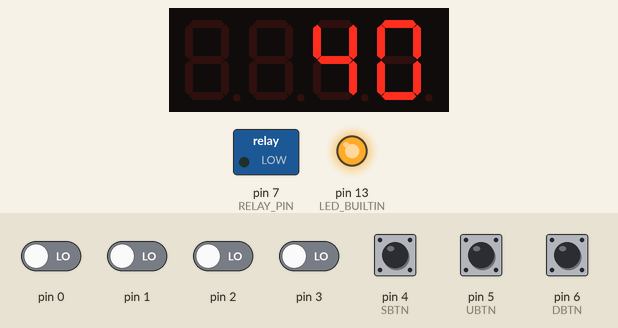
Simulated run of this sketch. Board: Arduino Uno, built for the host (arithmetic inside an expression is 32-bit, double 64-bit). Shown: 4-digit seven-segment display, switched loads named in the sketch (green lamp = pin HIGH), output pins drawn as LEDs (lit = HIGH). The inputs (shaded band) are chosen by the test bench; at power-on: pin 0–3, pin 4 (SBTN), pin 5 (UBTN), pin 6 (DBTN) LOW. The local clock reads 2024-03-15 10:24:30 at power-on unless the sketch sets it; EEPROM starts erased.

Above: at 5.1 s.
5.2 s: pin 5 (UBTN) pulled HIGH for 0.65 s
At 6.4 s:
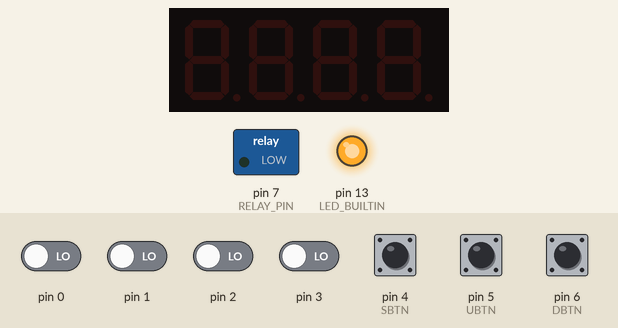
7.3 s: pin 4 (SBTN) pulled HIGH for 0.65 s
At 7.9 s:
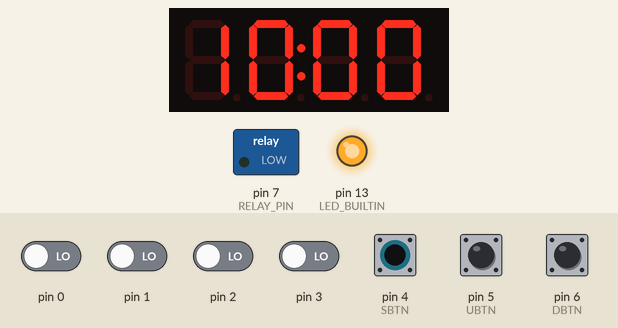
9.5 s: pin 4 (SBTN) pulled HIGH for 1 s
At 10.0 s:
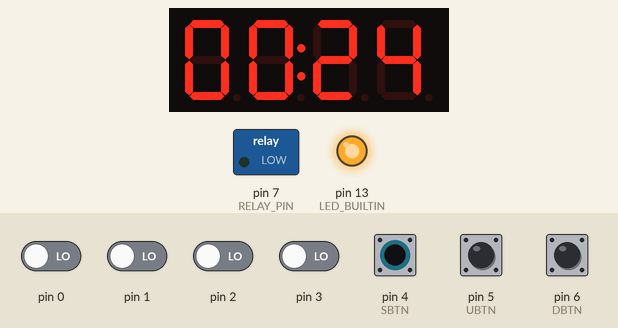
12.0 s: pin 5 (UBTN) pulled HIGH for 1 s
At 14.0 s:
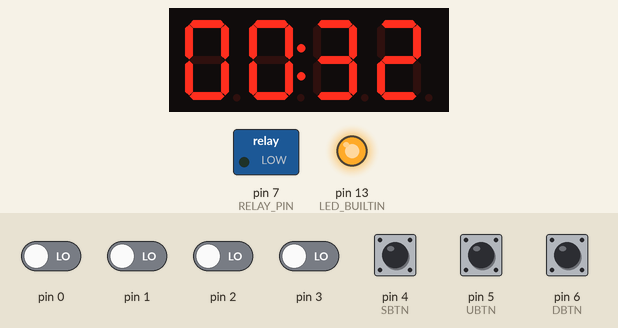
Timing chart, 0 to 15.5 s (numbered marks = the images above; inputs shaded):
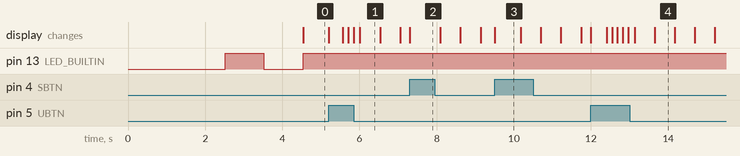

The sketch:

whc.ino
```cpp
//http://codius.ru/articles/Arduino_%D1%83%D1%81%D0%BA%D0%BE%D1%80%D1%8F%D0%B5%D0%BC_%D1%80%D0%B0%D0%B1%D0%BE%D1%82%D1%83_%D0%BF%D0%BB%D0%B0%D1%82%D1%8B_%D0%A7%D0%B0%D1%81%D1%82%D1%8C_2_%D0%90%D0%BD%D0%B0%D0%BB%D0%BE%D0%B3%D0%BE_%D1%86%D0%B8%D1%84%D1%80%D0%BE%D0%B2%D0%BE%D0%B9_%D0%BF%D1%80%D0%B5%D0%BE%D0%B1%D1%80%D0%B0%D0%B7%D0%BE%D0%B2%D0%B0%D1%82%D0%B5%D0%BB%D1%8C_%D0%90%D0%A6%D0%9F_%D0%B8_analogRead
//http://arduinonsk.ru/index.php/blog/87-preryvaniya-na-vsekh-pinakh-arduino
//https://www.teachmemicro.com/arduino-interrupt-tutorial/

#include <TM1637Display.h>
#include <math.h>
#include <EEPROM.h>
#include <MsTimer2.h>
#include "RTClib.h"

RTC_DS3231 rtc;
DateTime T;

#define SERIAL_R 11920 // сопротивление последовательного резистора

#define DOUBLE_TO_INT(x) ((x)>=0?(int)((x)+0.5):(int)((x)-0.5))
// LED display connection pins (Digital Pins)
#define CLK 10
#define DIO 11

#define RELAY_PIN 7
#define RELAY_PIN_PD PD7

//CHANGE "PIND & (1 << PD5)" after modify button port!!!
//buttons
#define SBTN_PD PD4
#define UBTN_PD PD5
#define DBTN_PD PD6
#define SBTN 4
#define UBTN 5
#define DBTN 6
#define MOD_VAL_DELAY 120
//display blink count max
#define MC_MAX 4

//temp settings/limits
#define MAX_TEMP 75
#define MIN_TEMP 40
#define MAX_TEMP_NIGHT 45
#define MAX_TEMP_MORNING 63
#define TEMP_PIN A0

TM1637Display display(CLK, DIO);
//current state of led display and controller logic
uint8_t volatile mode;
//settings display led blink counter
uint8_t volatile mc;
const float aref = 1.038;
//stainhart constants for my sensor
const double A = 0.0007130888742;//e-3
const double B = 0.0003107451187;//e-4
const double C = -0.0000002858893427;//e-7
const unsigned long debounceDelay = 80;
const uint8_t  tempBuffer = 3;
//prevent trigger during boot time
bool allowButtons = false;
//current temp
double temp;

bool volatile relayOn;
bool volatile lowBat = false;
bool volatile runOnce;
//curent settings value
uint8_t vi[] = {0, 0, 0};

unsigned long btnLast[] = {0, 0, 0};

//eeprom memory  of temp
uint8_t  ti;
//only in mode=0. 0 - temp, 1 - time
bool isDisplayTime;
#define BUFFER_SIZE 16 // For 12 Bit ADC data
volatile uint32_t result[BUFFER_SIZE];
volatile byte i = 0;
volatile uint32_t sum = 0;
volatile uint32_t tempRaw;
/*
  ADC and Timer1 setup function
  Argument 1: uint8_t channel must be between 0 and 7
  Argument 2: int frequency must be integer from 1 to 600
    WARNING! Any value above 600 is likely to result in a loss
    of data and could result in a reduced accuracy of ADC
    conversions
*/
void setupADC(uint8_t channel, int frequency)
{
  cli();
  ADMUX = (ADMUX & 0xe0) | (channel & 0x07);
  ADMUX |= (1 << REFS0) | (1 << REFS1);
  ADCSRA |= _BV(ADPS2) | _BV(ADPS1) | _BV(ADPS0) | (1 << ADATE) | _BV(ADIE);
  ADCSRB |= _BV(ADTS2) | _BV(ADTS0);  //Compare Match B on counter 1
  TCCR1A = _BV(COM1B1);
  TCCR1B = _BV(CS11) | _BV(CS10) | _BV(WGM12);
  /*
    //improve temp sensor read, need additional hardware

    uint32_t clock = 250000;
    uint16_t counts = clock / (BUFFER_SIZE * frequency);
    OCR1A = counts;
  */
  TIMSK1 = _BV(OCIE1B);
  ADCSRA |= _BV(ADEN) | _BV(ADSC);

  sei();
}

ISR(ADC_vect) {
  result[i] = ADC;
  i = ++i & (BUFFER_SIZE - 1);
  for (int j = 0; j < BUFFER_SIZE; j++)
  {
    sum += result[j];
  }
  if (i == 0)
  {
    sum = sum >> 2;
    tempRaw = sum;
  }
  sum = 0;

}
ISR(TIMER1_COMPB_vect) {
}


ISR(PCINT2_vect) {
  if (allowButtons) {
    unsigned long btnTime = millis();
    if (PIND & (1 << SBTN_PD)  && debounceDelay < (btnTime - btnLast[0])) {
      btnLast[0] = btnTime;
      changeMode();

    } else if (isUpOn()  && debounceDelay < (btnTime - btnLast[1])) {
      btnLast[1] = btnTime;
      if (mode == 0) {
        mode = 1;
        vi[0] = ti;
      }
      upValue();

    } else if (PIND & (1 << DBTN_PD)  && debounceDelay < (btnTime - btnLast[2])) {
      btnLast[2] = btnTime;
      if (runOnce) {
        runOnce = false;
        //not possible to run when relay enabled, or already heated
      } else if (mode == 0 && hitLowTempLimit(false, false)) {
        runOnce = true;
      }

    }

  }

}
bool isUpOn() {
  return PIND & (1 << UBTN_PD);
}

void setup() {
 // Serial.begin(9600);

  setRelay();

  pinMode(RELAY_PIN, OUTPUT);
  pinMode(LED_BUILTIN, OUTPUT);
  pinMode( TEMP_PIN, INPUT );
  pinMode( SBTN, INPUT );
  pinMode( UBTN, INPUT );
  pinMode( DBTN, INPUT );
  //enable change interupt
  PCICR |= 0b00000100;
  PCMSK2 |= _BV(PCINT20) | _BV(PCINT21) | _BV(PCINT22);

  display.setBrightness(0x09);
  display.clear();

  setupADC(0, 16);
  MsTimer2::set (500, relay);

  initTime();
  MsTimer2::start ();

}
void setRelay() {
  //setup boiler relay temperature
  ti = EEPROM.read(0);
  //  Serial.print("ROM TEMP ");
  //  Serial.println(ti);
  if (ti <= 0 || ti > MAX_TEMP) {
    ti = MIN_TEMP;
    EEPROM.write(0, ti);
  }

  //0 freerun, 1 - temp settings, 2 - hour, 3 - minutes
  mode = 0;
  isDisplayTime = false;

  runOnce = false;
}
void initTime() {
  int count = 4;
  delay(2500);
  rtc.begin();
  while (count > 0) {
    T = rtc.now();
    checkBat();
    if (lowBat) {
      delay(500);
    } else {
      break;
    }
    count --;
  }
}
void checkBat() {
  lowBat = rtc.lostPower() || T.year() < 2019;
}

void upValue() {
  int index = mode - 1;
  vi[index]++;
  if (mode == 1 &&  vi[index] > MAX_TEMP) {
    vi[index] = MIN_TEMP;
  } else if ((mode == 2 &&  vi[index] > 23)) {
    vi[index] = 0;
  } else if (mode == 3 &&  vi[index] > 59) {
    vi[index] = 0;
  }
  updateDisplay();
  mc++;
  if (mc > MC_MAX) {
    mc = MC_MAX;
  }

}
//save current temp or update time
void processValue() {
  if (vi[0] > 0) {
    ti =  vi[0];
    EEPROM.write(0, ti);
  }
  bool both = vi[1] > 0 && vi[2] > 0;
  //if hour and minute
  if (lowBat && both) {

    lowBat = false;
    T = DateTime (2019, 3, 23, vi[1], vi[2], 1);
    rtc.adjust(T);
  } else if (!lowBat) {
    T = rtc.now();
    T = DateTime (T.year(), T.month(), T.day(), (both || vi[1] > 0 ? vi[1] : T.hour()), (both || vi[2] > 0 ? vi[2] : T.minute()), T.second());

    rtc.adjust(T);
  }
  vi[0] = 0;  vi[1] = 0; vi[2] = 0;  mode = 0;  mc = 0;
}
void changeMode() {
  mode++;
  if (mode > 3) {
    mode = 1;
  }
  if (mode == 1) {
    vi[0] = ti;
  } else if (mode == 2) {
    vi[1] = T.hour();
    if (lowBat) {
      vi[1] = 10;
    }
  } else if (mode == 3) {
    vi[2] = T.minute();
    if (lowBat) {
      vi[2] = 15;
    }
  }

  mc = MC_MAX;
  updateDisplay();
}

void updateDisplay() {
  int index = mode - 1;
  switch (mode) {
    case 1: //temp
      display.showNumberDecEx(vi[index], 0b00000000, false);
      break;
    case 2: //hour
      display.showNumberDecEx(vi[index] * 100, 0b01000000, true);
      break;
    case 3://minute
      display.showNumberDecEx(vi[index], 0b01000000, true);
      break;
    default:
      //blink display
      if (isDisplayTime) {
        display.showNumberDecEx(T.hour() * 100 +  T.minute(), 0b01000000, true);
      } else {
        display.showNumberDecEx(DOUBLE_TO_INT(temp) * 100 + ti, 0b00000000, false);

      }
      isDisplayTime = !isDisplayTime;
      break;
  }
}

void loop() {
  allowButtons = true;

  while (1) {
    T = rtc.now();
    checkBat();
    //digitalClockDisplay();
    if (mode == 0) {

      digitalWrite(LED_BUILTIN, HIGH);
      delay(1000);
      if (mode != 0)continue;
      digitalWrite(LED_BUILTIN, LOW);
      delay(1000);
      if (mode != 0)continue;
/*
      if (lowBat) {
        display.clear();
        uint8_t data[] = { 0b1111100, 0b1110111, 0b0000111, 0b0110001 };
        display.setSegments( data);
        delay(1000);
      } else {
      */
        updateDisplay();
      //}

    } else {
      while (mc > 0) {
        bool on = isUpOn();
        while (on) {
          upValue();
          on = isUpOn();
          if (on) {
            delay(MOD_VAL_DELAY);
          }
        }
        display.clear();
        delay(500);
        updateDisplay();
        delay(500);

        mc--;
      }
      processValue();
    }
  }
}
/*
  void digitalClockDisplay() {
  DateTime dm = rtc.now();
  Serial.print(dm.hour());
  Serial.print(' ');
  Serial.print(dm.minute());
  Serial.print(' ');
  Serial.print(dm.second());
  Serial.print(' ');
  Serial.print(dm.day());
  Serial.print(' ');
  Serial.print(dm.month());
  Serial.print(' ');
  Serial.print(dm.year());

  Serial.println();
  Serial.print("LBat ");
  Serial.print(lowBat);
  Serial.print(" LPow ");
  Serial.print( rtc.lostPower());
  Serial.println();
  if ( rtc.lostPower()) {
    T = DateTime (2019, 3, 23, 1, 1, 1);
    rtc.adjust(T);
  }

        Serial.print("Temp ");
            Serial.print(temp);
            Serial.println();


  }
*/
uint8_t getAutoHeatTemp(bool isMorningTime, bool isNightTime) {
  uint8_t res = ti;
  if (isNightTime) {
    res  = MAX_TEMP_NIGHT;
  } else if (isMorningTime) {
    res = MAX_TEMP_MORNING;
  }
/* Serial.println("===========================================");
  Serial.println("AutoHeat temp : ");
  Serial.println(res);
*/
  return res;
}

bool hitLowTempLimit(bool isMorningTime, bool isNightTime) {
  return temp <= getAutoHeatTemp(isMorningTime, isNightTime) - tempBuffer && !relayOn;
}
bool hitHighTempLimit(bool isMorningTime, bool isNightTime) {
  return temp >= getAutoHeatTemp(isMorningTime, isNightTime) && relayOn;
}
//controls relay
void relay() {
  //read temp
  temp = calcTemp();

  uint8_t h = T.hour();

  bool isMorningTime = h >= 5 && h < 7;
  bool isNightTime = h == 23 || h == 0 ;

  bool isHealth = temp > 0 && temp < 80;
  bool needMod = false;
  relayOn = PIND & (1 << RELAY_PIN_PD) ;

  bool hitLow = hitLowTempLimit(isMorningTime, isNightTime);
  bool hitHigh = hitHighTempLimit(isMorningTime, isNightTime);
/*
    Serial.println();
    Serial.println("isHealth : ");
    Serial.println(isHealth);
    Serial.println("isMorningTime : ");
    Serial.println(isMorningTime);
    Serial.println("hitLow  : ");
    Serial.println(hitLow);
    Serial.println("hitHigh : ");
    Serial.println(hitHigh);
    Serial.println();
  */
  //disable relay in setup mode
  if (mode != 0 || !isHealth || lowBat) {
    if ( relayOn ) {
      relayOn = false;
      needMod = true;
    }

  } else if (runOnce) {
    if (hitLow ) {
      relayOn = true;
      needMod = true;

    } else if (hitHigh) {
      relayOn = false;
      needMod = true;
    }
  } else {
    if (hitLow && (isMorningTime || isNightTime)) {
      relayOn = true;
      needMod = true;
      runOnce = false;

    } else if ((!(isMorningTime || isNightTime) && relayOn) || hitHigh) {
      relayOn = false;
      needMod = true;
    }
  }

  if (temp > MAX_TEMP) {
    needMod = true;
    relayOn = false;
  }

  if (needMod) {
    //Serial.println("Relay change state : ");
    //Serial.println(relayOn);
    if (relayOn) {
      digitalWrite(RELAY_PIN, HIGH);
    } else {
      runOnce = false;
      digitalWrite(RELAY_PIN, LOW);
    }
  }
}
double calcTemp() {
  double Va = tempRaw * (aref / 4096.0) ;

  return toSteinhart( SERIAL_R * (1 / ((aref / Va) - 1)));
}

double toSteinhart(float R) {
  double Temp = log(R);
  Temp = 1 / (A + (B * Temp) + (C * Temp * Temp * Temp));
  Temp = Temp - 273.15;

  return Temp;
}
```

Measured:
- after the input at 5.2 s, pin 13 (LED_BUILTIN): stays HIGH (without the input it goes to LOW after 0.34 s); the display: first changes at once (image 1 shows a later state)
- after the input at 7.3 s, the display: changes at once (image 2)
- after the input at 9.5 s, the display: changes at once (image 3)
- after the input at 12.0 s, pin 13 (LED_BUILTIN): stays HIGH (without the input it goes to LOW after 2.3 s)
- what the display in image 1 shows lasts 0.5 s, from 6.0 s to 6.5 s
- what the display in image 3 shows lasts 0.7 s, from 9.5 s to 10.2 s
